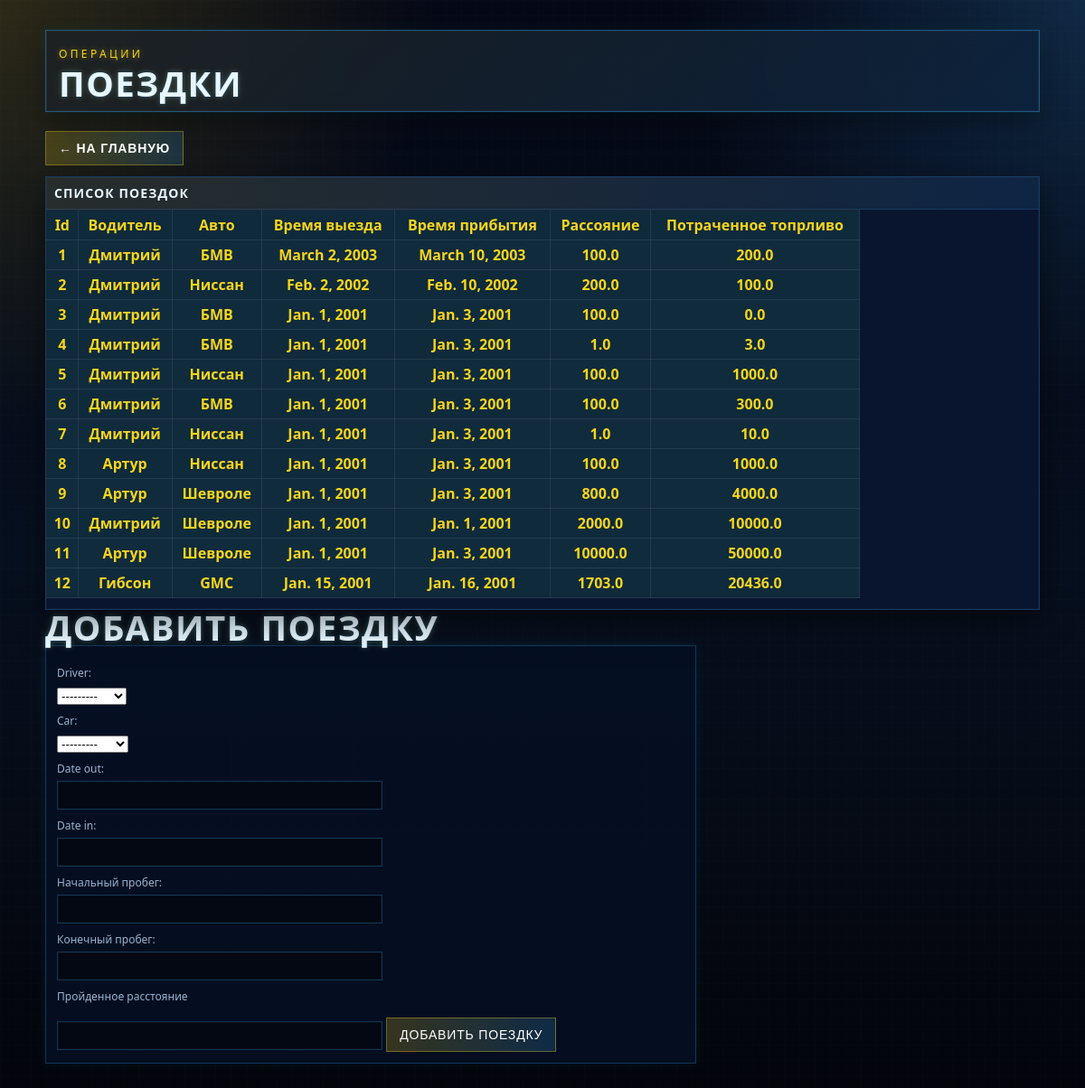
Page /trip/ on the earlier database version.
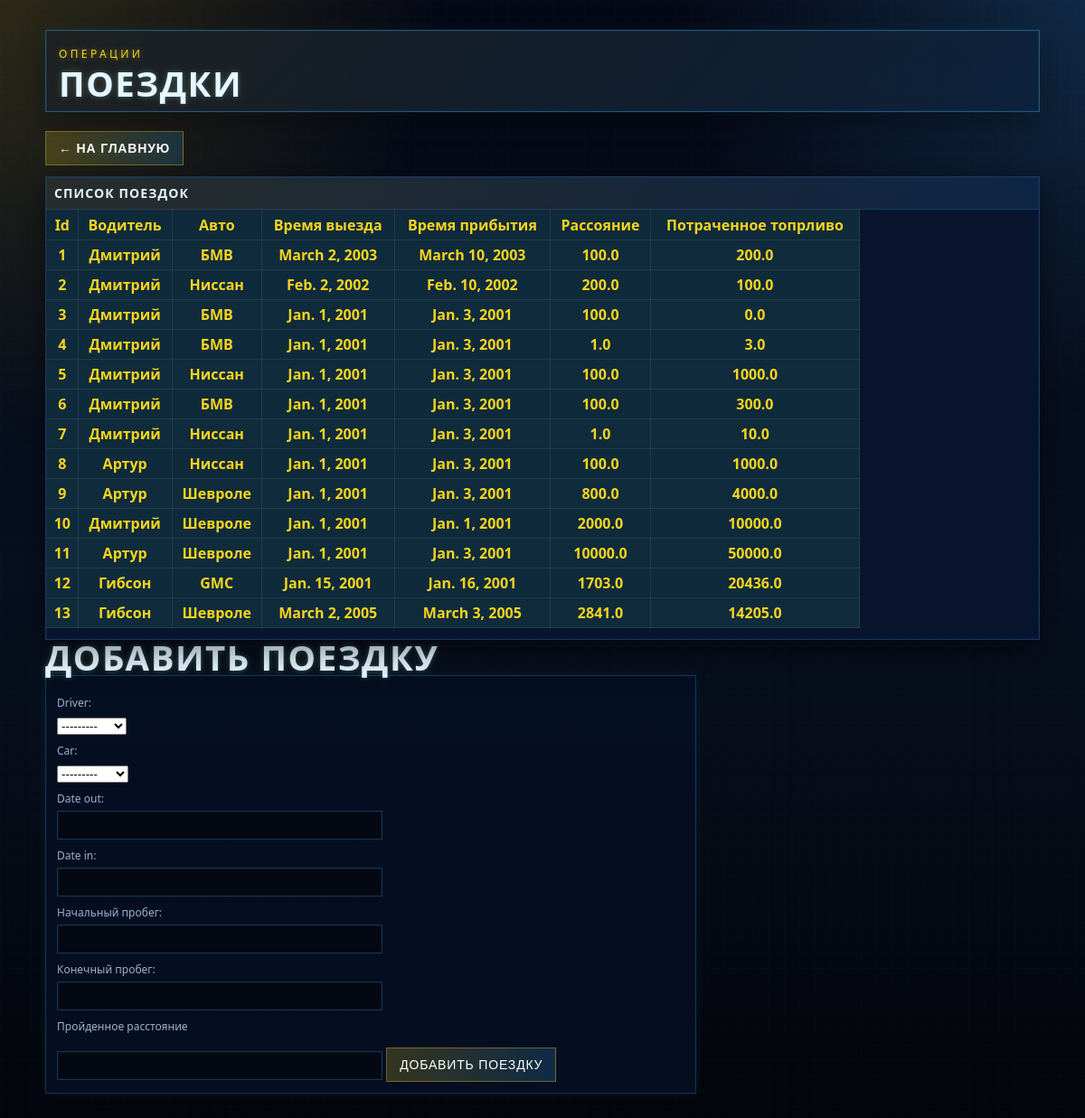
Same page on the later database version.
### main/models.py (models this page shows)
class Trip(models.Model):
    driver = models.ForeignKey(
        Driver,
        on_delete=models.CASCADE,
        related_name='trips'
    )
    car = models.ForeignKey(Car, on_delete=models.CASCADE)
    date_out = models.DateField()
    date_in = models.DateField()
    distance = models.FloatField()
    fuel = models.FloatField()

class Driver(models.Model):
    name = models.CharField()
    def __str__(self):
        return self.name

class Car(models.Model):
    marks = models.CharField()
    number = models.CharField()
    yers_relize = models.IntegerField()
    fuel_consumption  = models.IntegerField()#расход топлива на км
    mileage = models.FloatField()# пробег
    def __str__(self):
        return self.marks

### main/views.py (the view, shortened to what this page needs)
# urls.py: path('trip/',TripListView.as_view(), name='trip'),
class TripListView(ListView):
    model = Trip
    template_name = 'main/trip.html'
    context_object_name = 'trips'
    def get_context_data(self, *, object_list =None, **kwargs):
        context = super().get_context_data(**kwargs)
        context['form'] = AddTrip()
        return context

### main/forms.py
class AddTrip(forms.ModelForm):
    start_km = forms.FloatField(label='Начальный пробег')
    end_km = forms.FloatField(label='Конечный пробег')
    class Meta:
        model = Trip
        fields = ['driver', 'car', 'date_out', 'date_in']  # поля модели

### main/templates/main/trip.html (shortened to what this page needs)
{% load static %}
<!DOCTYPE html>
<html lang="ru">
<head>
    <link rel="stylesheet" href="{% static 'main/css/style.css' %}">
</head>
<body>
<div class="wrap">
    <section class="hero">
        <span class="eyebrow">Операции</span>
        <h1>Поездки</h1>
    </section>
    <div style="margin-bottom: 12px;">
        <button><a href="/">← На главную</a></button>
    </div>
    <section class="panel">
        <div class="panel-head">
            <strong>Список поездок</strong>
        </div>
        <div class="table-wrap">
            <table>
                <tr>
                    <th>Id</th>
                    <th>Водитель</th>
                    <th>Авто</th>
                    <th>Время выезда</th>
                    <th>Время прибытия</th>
                    <th>Рассояние</th>
                    <th>Потраченное топрливо</th>
                </tr>
                {% for t in trips %}
                    <tr>
                        <th>{{ t.pk }}</th>
                        <th>{{ t.driver.name }}</th>
                        <th>{{ t.car.marks }}</th>
                        <th>{{ t.date_out }}</th>
                        <th>{{ t.date_in }}</th>
                        <th>{{ t.distance }}</th>
                        <th>{{ t.fuel }}</th>
                    </tr>
                {% endfor %}
            </table>
        </div>
    </section>
    <h1>Добавить поездку</h1>
    <form method="post">
        {{ form.driver.label_tag }} {{ form.driver }}
        {{ form.car.label_tag }} {{ form.car }}
        {{ form.date_out.label_tag }} {{ form.date_out }}
        {{ form.date_in.label_tag }} {{ form.date_in }}
        {{ form.start_km.label_tag }} {{ form.start_km }}
        {{ form.end_km.label_tag }} {{ form.end_km }}
        <label>Пройденное расстояние</label>
        <input type="number" id="distance" readonly>
        <button type="submit">Добавить поездку</button>
    </form>
</div>
</body>
</html>

### main/static/main/css/style.css (style rules this page uses)
:root { --bg: #050816; --panel: rgba(7, 16, 36, 0.86); --panel-2: rgba(10, 22, 48, 0.94); --cyan: #3aaeff; --pink: #1f6fff; --yellow: #f7d51d; --text: #eaf5ff; --muted: #9bb3d0; --border: rgba(58, 174, 255, 0.35); }
* { box-sizing: border-box; }
body { margin: 0; padding: 12px; min-height: 100vh; font-family: "Segoe UI", Arial, sans-serif; color: #e8f7ff; background: radial-gradient(circle at top left, rgba(247, 213, 29, 0.16), transparent 28%), radial-gradient(circle at top right, rgba(58, 174, 255, 0.20), transparent 26%), linear-gradient(180deg, #050816 0%, #07101f 50%, #03040a 100%); overflow-x: hidden; }
body::before { content: ""; position: fixed; inset: 0; pointer-events: none; background-image: linear-gradient(rgba(255,255,255,0.03) 1px, transparent 1px), linear-gradient(90deg, rgba(255,255,255,0.03) 1px, transparent 1px); background-size: 17px 17px; opacity: 0.18; mix-blend-mode: screen; }
.wrap { width: min(1100px, calc(100% - 16px)); margin: 0 auto; padding: 21px 0 28px; position: relative; }
.hero { position: relative; padding: 13px 14px 12px; margin-bottom: 11px; border: 1px solid rgba(58, 174, 255, 0.38); background: linear-gradient(135deg, rgba(247,213,29,0.08), rgba(58,174,255,0.10)), var(--panel); backdrop-filter: blur(12px); box-shadow: 0 0 0 1px rgba(255,255,255,0.04) inset, 0 9px 30px rgba(0,0,0,0.45), 0 0 15px rgba(0,245,255,0.08); overflow: hidden; }
.hero::after { content: ""; position: absolute; inset: auto -20% -9px -20%; height: 2px; background: linear-gradient(90deg, transparent, var(--yellow), var(--cyan), transparent); filter: blur(1px); }
.eyebrow { display: inline-block; font-size: 6px; letter-spacing: 0.28em; text-transform: uppercase; color: var(--yellow); margin-bottom: 5px; text-shadow: 0 0 6px rgba(247, 213, 29, 0.5); }
h1 { margin: 0; font-size: clamp(16px, 2.5vw, 30px); line-height: 1; letter-spacing: 0.04em; text-transform: uppercase; text-shadow: 0 0 5px rgba(58,174,255,0.35), 0 0 12px rgba(247,213,29,0.16); }
.panel { position: relative; border: 1px solid rgba(58, 174, 255, 0.24); background: var(--panel-2); box-shadow: 0 0 0 1px rgba(255,255,255,0.03) inset, 0 10px 35px rgba(0,0,0,0.5); overflow: hidden; }
.panel-head { display: flex; justify-content: space-between; gap: 6px; align-items: center; padding: 8px 9px; border-bottom: 1px solid rgba(58, 174, 255, 0.16); background: linear-gradient(90deg, rgba(247,213,29,0.12), rgba(58,174,255,0.10)); }
.panel-head strong { font-size: 8px; letter-spacing: 0.08em; text-transform: uppercase; }
.table-wrap { overflow-x: auto; }
table { width: 100%; max-width: 900px; border-collapse: collapse; margin-bottom: 12px; background: rgba(12, 20, 38, 0.92); border: 1px solid rgba(0, 245, 255, 0.22); }
tbody tr:nth-child(odd) { background: rgba(255,255,255,0.015); }
form { margin-bottom: 18px; padding: 12px; border: 1px solid rgba(58, 174, 255, 0.25); background: rgba(7, 16, 36, 0.84); box-shadow: 0 0 12px rgba(0, 245, 255, 0.08); max-width: 720px; }
label { display: block; margin: 9px 0 5px; color: var(--muted); font-size: 12px; }
input[type="text"], input[type="number"] { width: 100%; max-width: 360px; padding: 8px 9px; border: 1px solid rgba(58, 174, 255, 0.28); background: rgba(4, 8, 18, 0.94); color: var(--text); outline: none; box-shadow: inset 0 0 0 1px rgba(255,255,255,0.03); font-size: 12px; }
button { margin-top: 10px; padding: 8px 12px; border: 1px solid rgba(247, 213, 29, 0.35); background: linear-gradient(90deg, rgba(247,213,29,0.20), rgba(58,174,255,0.18)); color: #ffffff; cursor: pointer; text-transform: uppercase; letter-spacing: 0.06em; font-size: 12px; }
th, td { border: 1px solid rgba(255, 255, 255, 0.08); padding: 5px 6px; color: #e8f7ff; }
th { background: rgba(0, 245, 255, 0.08); color: #f7d51d; }
tr:nth-child(even) { background: rgba(255, 255, 255, 0.02); }
body { font-size: 16px; }
.eyebrow { font-size: 12px; }
h1 { font-size: clamp(28px, 3.2vw, 42px); }
.panel-head strong { font-size: 14px; }
button { font-size: 14px; padding: 10px 14px; }
button a, button a:visited { color: #ffffff; text-decoration: none; font-weight: 600; display: inline-block; }

Differences in the rows shown:
added Trip: pk "13", driver.name "Гибсон", car.marks "Шевроле", date_out "March 2, 2005", date_in "March 3, 2005", distance "2841.0", fuel "14205.0"
